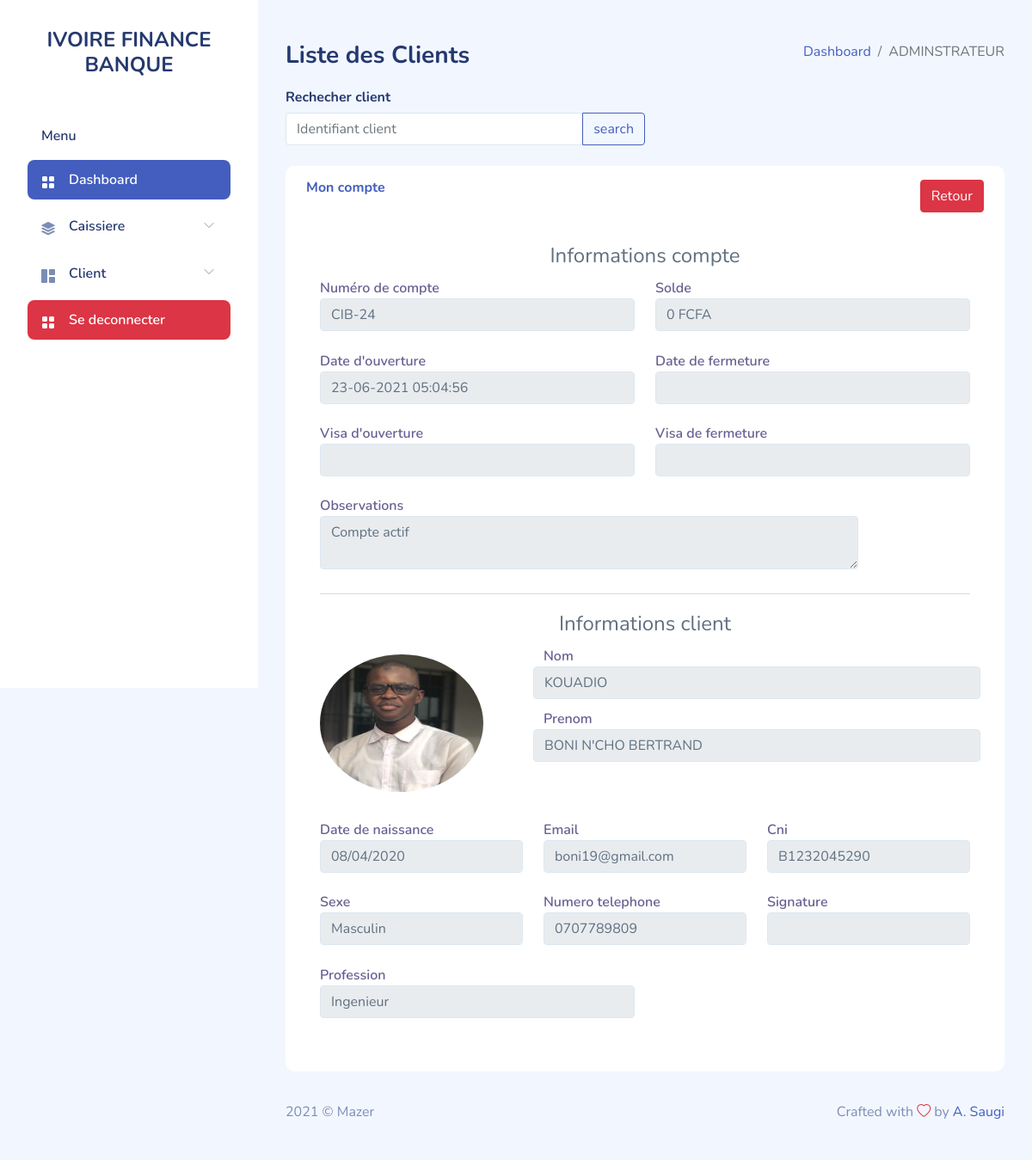
Page /admin/voir_plus.php?Id_clt=8 on the committed database.
### tables this page shows
CREATE TABLE `client` (
  `idclient` int(11) NOT NULL,
  `cni` varchar(255) DEFAULT NULL,
  `nomclient` varchar(255) NOT NULL,
  `prenomclient` varchar(255) NOT NULL,
  `datenaissance` date NOT NULL,
  `profession` varchar(255) NOT NULL,
  `telephone` varchar(255) NOT NULL,
  `email` varchar(255) DEFAULT NULL,
  `lienphoto` varchar(255) DEFAULT NULL,
  `liensignature` varchar(255) DEFAULT NULL,
  `archive` int(1) NOT NULL DEFAULT 0,
  `idsexe` int(1) NOT NULL DEFAULT 1
);

CREATE TABLE `compte` (
  `idcompte` int(11) NOT NULL,
  `numerocpte` varchar(255) NOT NULL,
  `visaouverture` varchar(255) DEFAULT NULL,
  `dateouverture` varchar(255) NOT NULL,
  `datefermeture` varchar(255) DEFAULT NULL,
  `visafermeture` varchar(255) DEFAULT NULL,
  `obscpte` varchar(255) NOT NULL,
  `soldecpte` double NOT NULL DEFAULT 0,
  `idclient` int(11) NOT NULL,
  `archive` int(1) NOT NULL DEFAULT 0
);

CREATE TABLE `sexe` (
  `idsexe` int(11) NOT NULL,
  `libsexe` varchar(255) NOT NULL
);

### admin/voir_plus.php (the view, shortened to what this page needs)
<?php
$bd = bd();
$id = htmlspecialchars(htmlentities($_GET['Id_clt']));
?>
<!DOCTYPE html>
<html lang="fr">
<head>
    <link rel="stylesheet" href="assets/css/bootstrap.css">
    <link rel="stylesheet" href="assets/vendors/perfect-scrollbar/perfect-scrollbar.css">
    <link rel="stylesheet" href="assets/vendors/bootstrap-icons/bootstrap-icons.css">
    <link rel="stylesheet" href="assets/css/app.css">
</head>
<body>
    <div id="app">
        <div id="sidebar" class="active">
            <div class="sidebar-wrapper active">
                <div class="sidebar-header">
                    <div class="d-flex justify-content-between">
                        <a href="index.php" style="text-align: center">
                            <h4>IVOIRE FINANCE BANQUE </h4>
                        </a>
                    </div>
                </div>
                <div class="sidebar-menu">
                    <ul class="menu">
                        <li class="sidebar-title">Menu</li>
                        <li class="sidebar-item active ">
                            <a href="index.php" class='sidebar-link'>
                                <i class="bi bi-grid-fill"></i>
                                <span>Dashboard</span>
                            </a>
                        </li>
                        <li class="sidebar-item  has-sub">
                            <a href="#" class='sidebar-link'>
                                <i class="bi bi-stack"></i>
                                <span>Caissiere</span>
                            </a>
                        </li>
                        <li class="sidebar-item  has-sub">
                            <a href="#" class='sidebar-link'>
                                <i class="bi bi-grid-1x2-fill"></i>
                                <span>Client</span>
                            </a>
                        </li>
                        <li class="sidebar-item active ">
                            <a href="#" class='sidebar-link bg-danger'  data-toggle="modal" data-target="#logoutModal">
                                <i class="bi bi-grid-fill"></i>
                                <span>Se deconnecter</span>
                            </a>
                        </li>
                    </ul>
                </div>
            </div>
        </div>
        <div id="main">
            <div class="page-heading">
                <div class="page-title">
                    <div class="row">
                        <div class="col-12 col-md-8 order-md-1 order-last">
                            <h3>Liste des Clients</h3>
                        </div>
                        <div class="col-12 col-md-4 order-md-3 order-first">
                            <nav aria-label="breadcrumb" class="breadcrumb-header float-start float-lg-end">
                                <ol class="breadcrumb">
                                    <li class="breadcrumb-item">
                                        <a href="index.php">
                                            <p>Dashboard</p>
                                        </a>
                                    </li>
                                    <li class="breadcrumb-item active" aria-current="page">
                                        <h7>ADMINSTRATEUR</h7>
                                    </li>
                                </ol>
                            </nav>
                        </div>
                    </div>
                </div>
                <section class="section">
                    <div class="col-12 col-md-6 order-md-1 order-last">
                        <h6>Rechecher client</h6>
                        <div class="input-group">
                            <input type="search" class="form-control rounded" placeholder="Identifiant client" aria-label="Search" aria-describedby="search-addon" />
                            <button type="button" class="btn btn-outline-primary">search</button>
                        </div>
                    </div>
                    <br/>
                    <div class="card">
            <div class="card-header py-3">
              <h6 class="m-0 font-weight-bold text-primary">Mon compte <a href="liste-clients.php" class="btn btn-danger text-white" style="float:right;">Retour </a></h6>
            </div>
            <div class="card-body">
              <div class="table-responsive">
              <form method="" action="">
                <div class="modal-body">
                <?php
                    $requete = $bd->prepare("SELECT * FROM client LEFT JOIN compte ON client.idclient = compte.idclient LEFT JOIN sexe ON sexe.idsexe = client.idsexe WHERE client.idclient = ? ");
                    $donne = $requete->execute(array($id));
                    while($donnes = $requete->fetch() ){
                    ?>
                    <center><legend>Informations compte</legend></center>
                    <?php if($donnes['idcompte'] == NULL){ ?>
                        <center><legend><i><<  Aucuns compte en banque assigné à l'utilisateur !!! >></i></legend></center>
                    <?php }else{ ?>
                    <div class="form-group row">
                      <div class="form-group col-6">
                        <label>Numéro de compte</label>
                        <input readonly type="text" class="form-control"  value="<?php echo $donnes['numerocpte'].''.$donnes['idcompte']; ?>" >
                      </div>
                      <div class="form-group col-6">
                        <label>Solde</label>
                        <input readonly type="text" class="form-control"  value="<?php echo $donnes['soldecpte'].' FCFA'; ?>" >
                      </div>
                    </div>
                    <div class="form-group row">
                      <div class="form-group col-6">
                        <label>Date d'ouverture</label>
                        <input readonly type="datetime" class="form-control"  value="<?php echo $donnes['dateouverture']; ?>" >
                      </div>
                      <div class="form-group col-6">
                        <label>Date de fermeture</label>
                        <input readonly type="datetime" class="form-control"  value="<?php echo $donnes['datefermeture']; ?>" >
                      </div>
                    </div>
                    <div class="form-group row">
                      <div class="form-group col-6">
                        <label>Visa d'ouverture</label>
                        <input readonly type="text" class="form-control"  value="<?php echo $donnes['visaouverture']; ?>" >
                      </div>
                      <div class="form-group col-6">
                        <label>Visa de fermeture</label>
                        <input readonly type="text" class="form-control" value="<?php echo $donnes['visafermeture']; ?>" >
                      </div>
                    </div>
                    <div class="form-group row">
                      <div class="form-group col-10">
                        <label>Observations</label>
                        <textarea readonly class="form-control" id="exampleFormControlTextarea1" rows="2" name="obscpte" placeholder="Observations sur le compte ..."><?php echo $donnes['obscpte']; ?></textarea>
                      </div>
                    </div>
                    <?php } ?>
                    <hr>
                    <center><legend>Informations client</legend></center>
                    <div class="form-group row">
                      <div class="form-group col-4">
                        <img src="../image/<?php echo $donnes['lienphoto']; ?>" class="rounded-circle" alt="Cinque Terre" style="width:190px;height: 160px;margin:10px auto;">
                      </div>
                      <div class="form-group col-8">
                        <div class="form-group row">
                            <label>Nom</label>
                            <input readonly type="text" class="form-control"  value="<?php echo $donnes['nomclient']; ?>" >
                        </div>
                        <div class="form-group row">
                            <label>Prenom</label>
                            <input readonly type="text" class="form-control"  value="<?php echo $donnes['prenomclient']; ?>" >
                        </div>
                      </div>
                    </div>
                    <div class="form-group row">
                      <div class="form-group col-4">
                        <label>Date de naissance</label>
                        <input readonly type="date" class="form-control"  value="<?php echo $donnes['datenaissance']; ?>" >
                      </div>
                      <div class="form-group col-4">
                        <label>Email</label>
                        <input readonly type="email" class="form-control"  value="<?php echo $donnes['email']; ?>" >
                      </div>
                      <div class="form-group col-4">
                        <label>Cni</label>
                        <input readonly type="text" class="form-control"  value="<?php echo $donnes['cni']; ?>" >
                      </div>
                    </div>
                    <div class="form-group row">
                      <div class="form-group col-4">
                        <label>Sexe</label>
                        <input readonly type="text" class="form-control" value="<?php echo $donnes['libsexe']; ?>" >
                      </div>
                      <div class="form-group col-4">
                        <label>Numero telephone</label>
                        <input readonly type="text" class="form-control"  value="<?php echo $donnes['telephone']; ?>" >
                      </div>
                      <div class="form-group col-4">
                        <label>Signature</label>
                        <input readonly type="text" class="form-control" value="<?php echo $donnes['liensignature']; ?>" >
                      </div>
                    </div>
                    <div class="form-group row">
                        <div class="form-group col-6">
                            <label>Profession</label>
                            <input readonly type="text" class="form-control" value="<?php echo $donnes['profession'];?>" name="profession" placeholder="Ingenieur, Mécanicien, ..."  >
                        </div>
                    </div>
                    <?php
                    }
                    ?>
                </form>
              </div>
            </div>
            </div>
                </section>
            </div>
            <footer>
                <div class="footer clearfix mb-0 text-muted">
                    <div class="float-start">
                        <p>2021 &copy; Mazer</p>
                    </div>
                    <div class="float-end">
                        <p>Crafted with <span class="text-danger"><i class="bi bi-heart"></i></span> by <a href="http://ahmadsaugi.com">A. Saugi</a></p>
                    </div>
                </div>
            </footer>
        </div>
    </div>
</body>
</html>

### admin/assets/css/app.css (style rules this page uses)
.btn.btn-danger,.btn.btn-info,.btn.btn-primary,.btn.btn-secondary,.btn.btn-success,.btn.btn-warning { color:#fff }
.card { margin-bottom:2.2rem;border:none }
.card .card-header { border:none }
.card .card-header~.card-body { padding-top:0 }
.card .card-body { padding:1.5rem }
.form-group { margin-bottom:.7rem }
.form-group label { color:rgba(35,28,99,.7);font-weight:600 }
#sidebar.active .sidebar-wrapper { left:0 }
.sidebar-wrapper { width:300px;height:100vh;position:fixed;top:0;z-index:10;overflow-y:auto;background-color:#fff;bottom:0;transition:left .5s ease-out }
.sidebar-wrapper .sidebar-header { padding:2rem 2rem 1rem;font-size:2rem;font-weight:700 }
.sidebar-wrapper .menu { margin-top:2rem;padding:0 2rem;font-weight:600 }
.sidebar-wrapper .menu .sidebar-title { padding:0 1rem;margin:1.5rem 0 1rem;font-size:1rem;list-style:none;font-weight:600;color:#25396f }
.sidebar-wrapper .menu .sidebar-link { display:block;padding:.7rem 1rem;font-size:1rem;display:flex;align-items:center;border-radius:.5rem;transition:all .5s;text-decoration:none;color:#25396f }
.sidebar-wrapper .menu .sidebar-link i,.sidebar-wrapper .menu .sidebar-link svg { color:#7c8db5 }
.sidebar-wrapper .menu .sidebar-link span { margin-left:1rem }
.sidebar-wrapper .menu .sidebar-item { list-style:none;margin-top:.5rem;position:relative }
.sidebar-wrapper .menu .sidebar-item.has-sub .sidebar-link:after { position:absolute;color:#ccc;right:15px;top:12px;display:block }
.sidebar-wrapper .menu .sidebar-item.active .sidebar-link { background-color:#435ebe }
.sidebar-wrapper .menu .sidebar-item.active .sidebar-link span { color:#fff }
.sidebar-wrapper .menu .sidebar-item.active .sidebar-link i,.sidebar-wrapper .menu .sidebar-item.active .sidebar-link svg { fill:#fff;color:#fff }
.bi { width:1rem;height:1rem }
#main { margin-left:300px;padding:2rem }
.page-heading { margin:0 0 2rem }
.page-heading h3 { font-weight:700 }
a { text-decoration:none }

### rows in the picture
client: idcompte "CIB-24", soldecpte "0 FCFA", dateouverture "23-06-2021 05:04:56", obscpte "Compte actif", lienphoto (picture), nomclient "KOUADIO", prenomclient "BONI N'CHO BERTRAND", datenaissance "08/04/2020", email "boni19@gmail.com", cni "B1232045290", idsexe.libsexe "Masculin", telephone "0707789809", profession "Ingenieur"
